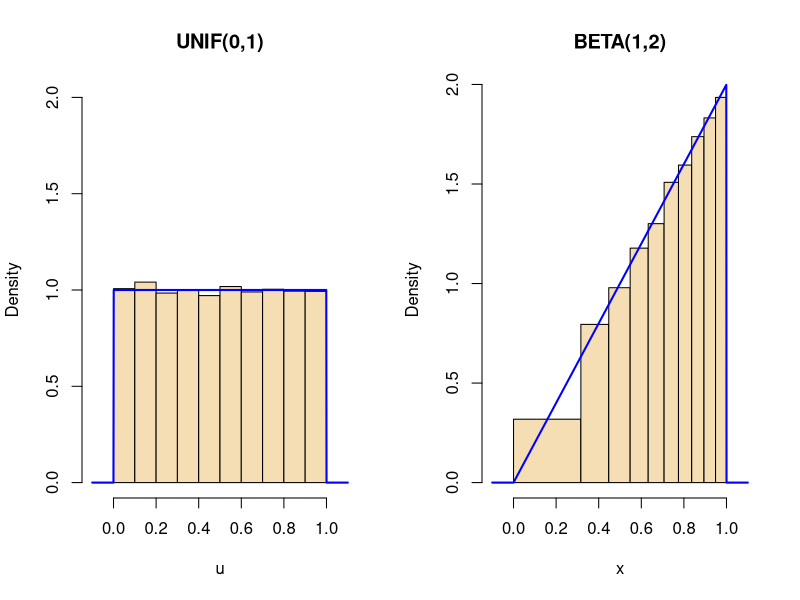
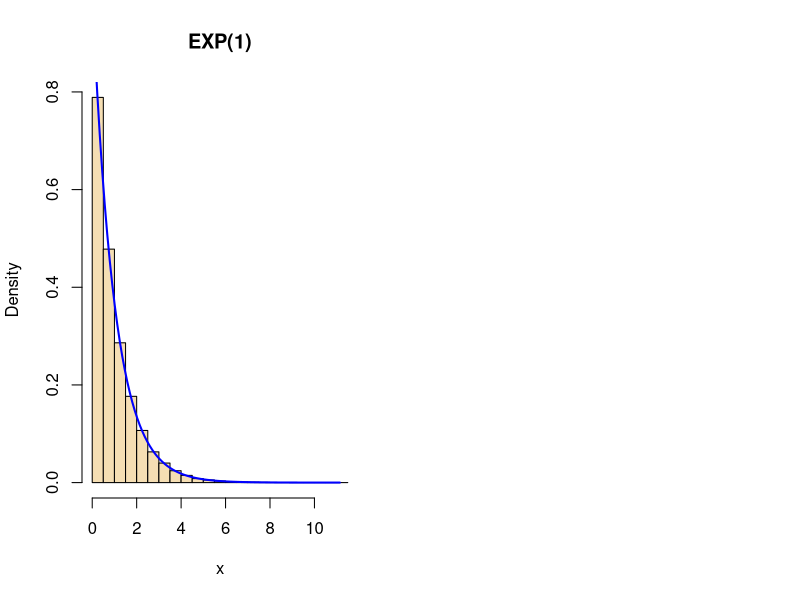
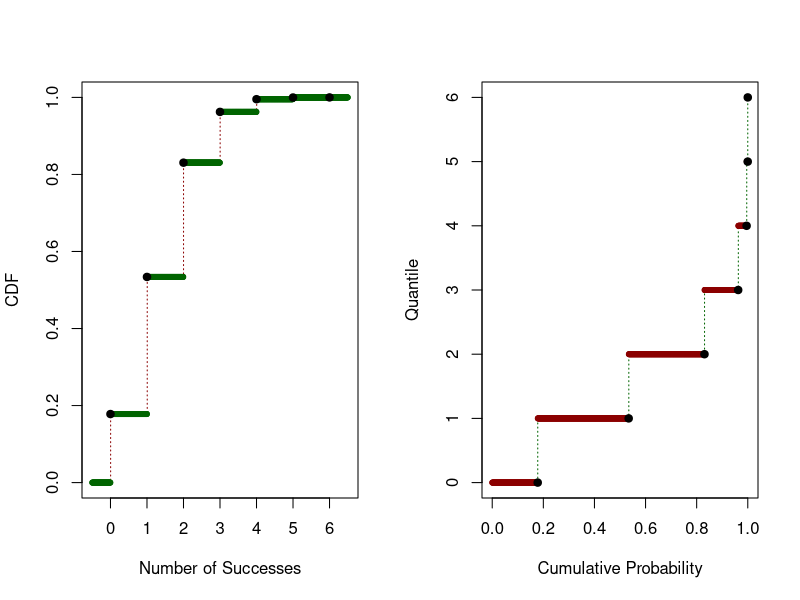
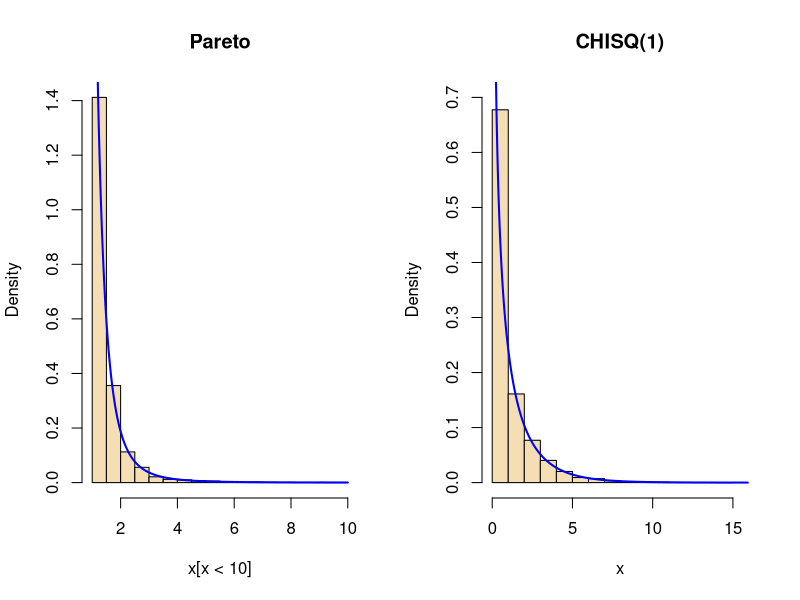
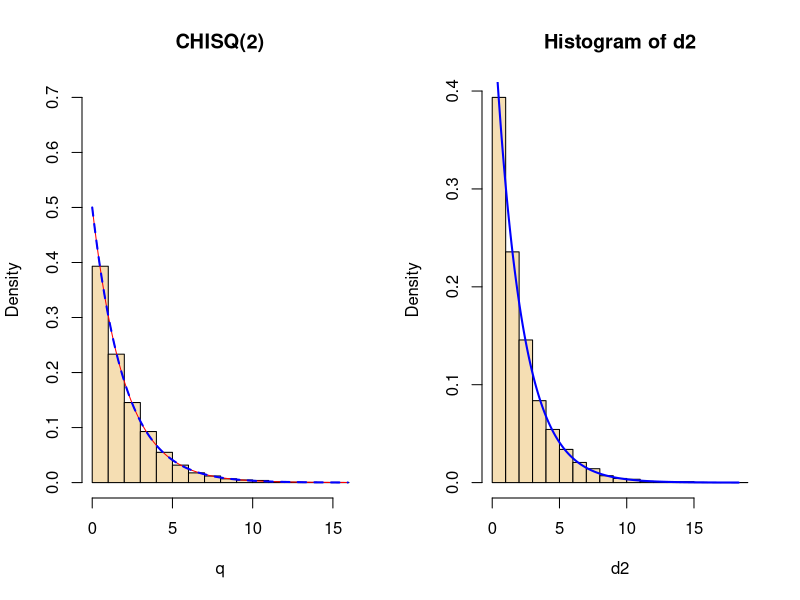
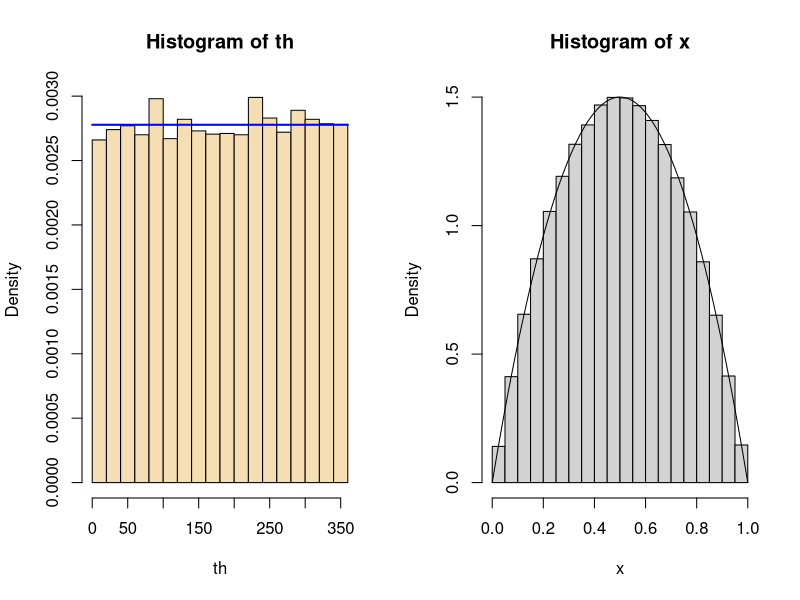
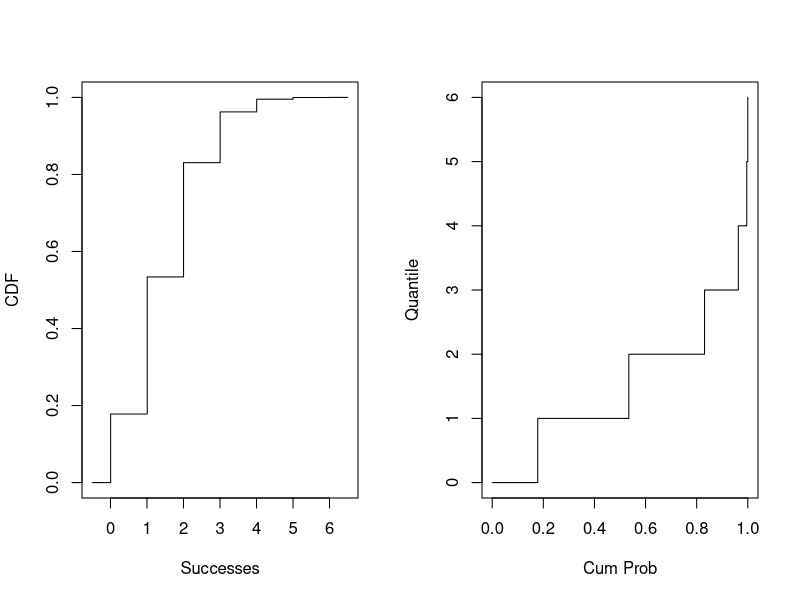
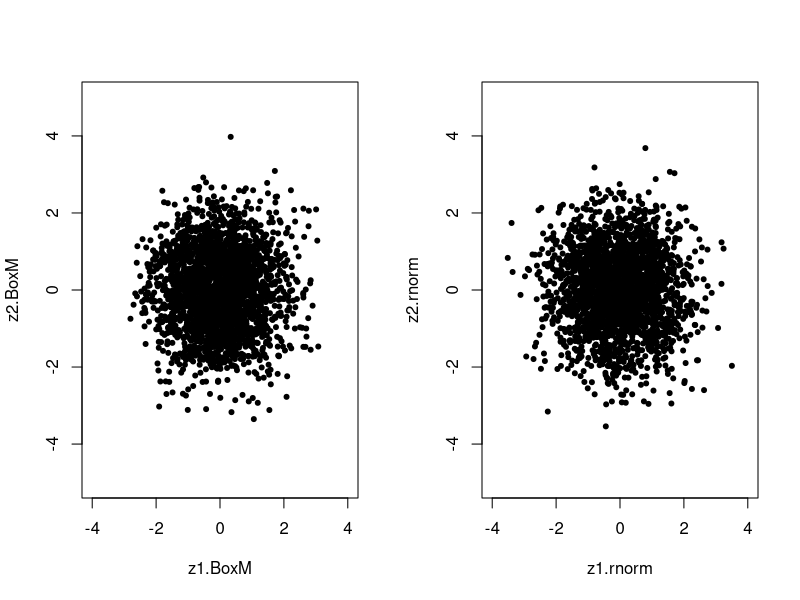

These charts were generated, in order, by the following R code:
## ---- chunk 1
set.seed(1212)
m <- 10000
u <- runif(m)
x <- sqrt(u)

par(mfrow=c(1,2))
hh = seq(-.1, 1.1, length=1000); cutp = seq(0, 1, by = .1)
hist(u, breaks=cutp, prob=T, col="wheat", ylim=c(0,2),
xlim=c(-.1, 1.1), main="UNIF(0,1)")
lines(hh, dunif(hh), col="blue", lwd=2)
hist(x, breaks=sqrt(cutp), prob=T, col="wheat",
xlim=c(-.1, 1.1), main="BETA(1,2)")
lines(hh, dbeta(hh, 2, 1), col="blue", lwd=2)
## ---- chunk 2
set.seed(1234)
m <- 100000
u <- runif(m)
x <- -log(u)

hist(x, prob=T, col="wheat", main="EXP(1)")
xx = seq(0, max(x), length=100)
lines(xx, dexp(xx, 1), col="blue", lwd=2)
mean(x)
sd(x)
## ---- chunk 3
par(mfrow=c(1,2))

xx <- seq(-.5, 6.5, length=1000)
plot(xx, pbinom(xx, 6, 1/4), type="s", lty="dotted",col="darkred", xlab="Number of Successes",ylab="CDF")
points(xx, pbinom(xx, 6, 1/4), pch=20,col="darkgreen")
points(0:6, pbinom(0:6, 6, 1/4), pch=19)
qq <- seq(0, 1, length=1000)
plot(qq, qbinom(qq, 6, 1/4), type="s", lty="dotted",col="darkgreen", xlab="Cumulative Probability", ylab="Quantile")
points(qq, qbinom(qq, 6, 1/4), pch=20,col="darkred")
q <- pbinom(0:6, 6, 1/4)
points(q, qbinom(q, 6, 1/4), pch=19)
## ---- chunk 4
set.seed(123)
m <- 5000
kap <- 3

xx <- seq(1, 10, length=1000)
pdf <- kap/xx^(kap+1)
x <- (1 - runif(m))^(-1/kap)
mean(x)
var(x)

cutp <-seq(0, max(x)+.5, by=.5)
hist(x[x<10], prob=T, col="wheat", main="Pareto")
lines(xx, pdf, col="blue", lwd=2)

mean(x)
var(x)

## ---- chunk 5
set.seed(12)
m <- 10000
z1 <- rnorm(m)
z2 <- rnorm(m)
x <- z1^2
q <- z1^2 + z2^2

mx <- max(x, q)
xx <- seq(0, mx, length=1000)
hist(x, prob=T, ylim=c(0,.7), xlim=c(0, mx),col="wheat", main="CHISQ(1)")
lines(xx, dchisq(xx, 1), col="blue", lwd=2)
hist(q, prob=T, ylim=c(0,.7), xlim=c(0, mx),col="wheat", main="CHISQ(2)")
lines(xx, dexp(xx, 1/2), col="red")
lines(xx, dchisq(xx, 2), col="blue", lwd=2,lty="dashed")


mean(x)
var(x)

mean(q)
var(q)
## ---- chunk 6
set.seed(1212)
m <- 10000
z1 <- rnorm(m)
z2 = rnorm(m)

# squared distance from origin
d2 <- z1^2 + z2^2
hist(d2, prob=T, col="wheat")
dd <- seq(0, max(d2), length=1000)
lines(dd, dchisq(dd, 2), col="blue", lwd=2)
# angle in degrees (counterclockwise from right)
th <- ((180/pi)*atan(z1/z2) + 180*(z1<0)) %% 360
hist(th, prob=T, col="wheat")
tt <- seq(0, 360, length = 1000)
lines(tt, dunif(tt, 0, 360), col="blue", lwd=2)
## ---- chunk 7
al <- 2
be <- 2
m = 600000

h <- runif(m)
v <- runif(m, 0, 1.5)
x <- h[v < dbeta(h, al, be)]
hist(x, prob=T)
xx <- seq(0, 1, length=1000)
lines(xx, dbeta(xx, al, be))
length(x)
mean(x)
var(x)
## ---- chunk 8
par(mfrow=c(1,2))
xx <- seq(-.5, 6.5, length=1000)
plot(xx, pbinom(xx, 6, 1/4), type="s", xlab="Successes", ylab="CDF")
qq <- seq(0, 1, length=1000)
plot(qq, qbinom(qq, 6, 1/4), type="s", xlab="Cum Prob", ylab="Quantile")
## ---- chunk 9
set.seed(1212)
m <- 2500
u1 <- runif(m)
u2 <- runif(m)

z1.BoxM <- sqrt(-2*log(u1))*sin(2*pi*u2)
z2.BoxM <- sqrt(-2*log(u1))*cos(2*pi*u2)
z1.rnorm <- rnorm(m)
z2.rnorm <- rnorm(m)

par(mfrow=c(1,2))
plot(z1.BoxM, z2.BoxM, pch=20, xlim=c(-4,4), ylim=c(-5,5))
plot(z1.rnorm, z2.rnorm, pch=20, xlim=c(-4,4), ylim=c(-5,5))
## ---- chunk 10
m <- 1000
n <- 12
u <- runif(m*n)
DTA <- matrix(u, nrow=m)
z <- rowSums(DTA) - 6
par(mfrow=c(1,2))
mn <- min(-3.8, min(z)); mx = max(3.8, max(z))
hist(z, prob=T, ylim=c(0,.42), xlim=c(mn,mx), col="wheat")
zz <- seq(mn, mx, length=100)
lines(zz, dnorm(zz), col="blue", lwd = 2)
qqnorm(z, datax=T, ylim=c(mn, mx))
pval <- round(ks.test(z, pnorm)$p,2)
text(1.5, -2.5, paste("KS.P-val =",pval))
